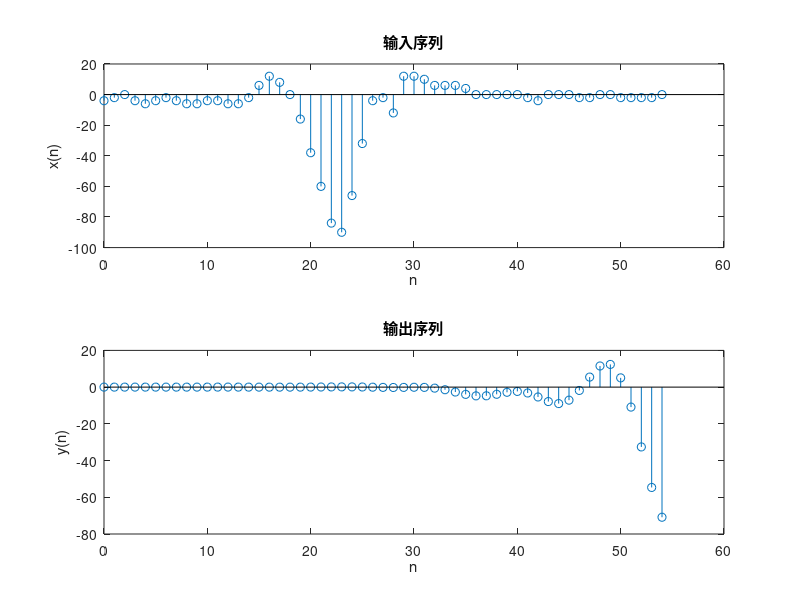
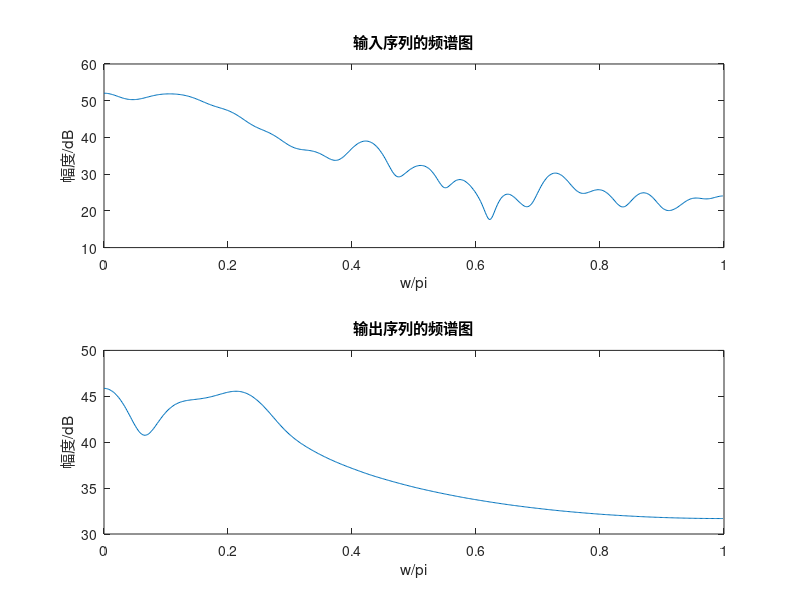

Recreate these plots in MATLAB, in order.
x=[-4 -2 0 -4 -6 -4 -2 -4 -6 -6 -4 -4 -6 -6 -2 6 12 8 0 -16 -38 -60 -84 -90 -66 -32 -4 -2 -4-8 12 12 10 6 6 6 4 0 0 0 0 0 -2 -4 0 0 0 -2 -2 0 0 -2 -2 -2 -2 0];
N=length(x); % 信号长度
n=0:N-1; % 采样点

wp=0.2*pi; % 通带截止频率
ws=0.3*pi; % 阻带截止频率
wdelta=ws-wp; % 过渡带宽度
N=ceil(6.6*pi/wdelta); % 滤波器阶数，向上取整，设计中应查验 N 的奇偶是否适合。
Wc=(0.2+0.3)/2; % 理想滤波器的截止频率
b=fir1(N-1,Wc,hamming(N)); % 用 Hamming 窗函数设计 FIR 滤波器

y = filter(b, 1, x); % 用设计的滤波器滤波

% 绘制时域波形图
figure(1);subplot(2,1,1);stem(n, x);% 绘制输入序列
title('输入序列');xlabel('n');ylabel('x(n)');
subplot(2,1,2);stem(n, y);% 绘制输出序列
title('输出序列');xlabel('n');ylabel('y(n)');

% 绘制频谱图
figure(2);[h1,w1]=freqz(x,1);% 绘制输入序列的频谱图
subplot(2,1,1);plot(w1/pi,20*log10(abs(h1)))
title('输入序列的频谱图');xlabel('w/pi');ylabel('幅度/dB');
[h2,w2]=freqz(y,1);% 绘制输出序列的频谱图
subplot(2,1,2);plot(w2/pi,20*log10(abs(h2)))
title('输出序列的频谱图');xlabel('w/pi');ylabel('幅度/dB');